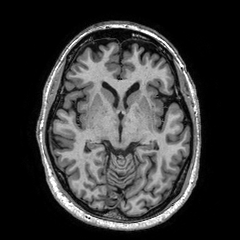
#> input picture data/dataset_brains/1_1_t1.tif, 240 x 240 px
$ python -i segmentation_tests.py   (imports and definitions only)
#> lines starting #> are read from the running program, lines starting #| are printed output that depends on the picture; after the words box and inside, x2 and y2 are one past the last pixel; in counts of white or black regions, pixels touching at a corner belong together
### code/segmentation_util.py
"""
Utility functions for segmentation.
"""

import numpy as np
import matplotlib.pyplot as plt
import matplotlib.cm as cm


# [24 lines left out: function ngradient, not called in this run]


def scatter_data(X, Y, feature0=0, feature1=1, ax=None):
    # scatter_data displays a scatter-plot of at most 1000 samples from dataset X, and gives each point
    # a different color based on its label in Y

    k = 1000
    if len(X) > k:
        idx = np.random.randint(len(X), size=k)
        X = X[idx,:]
        Y = Y[idx]

    class_labels, indices1, indices2 = np.unique(Y, return_index=True, return_inverse=True)
    if ax is None:
        fig = plt.figure(figsize=(8,8))
        ax = fig.add_subplot(111)
        ax.grid()

    colors = cm.rainbow(np.linspace(0, 1, len(class_labels)))
    for i, c in zip(np.arange(len(class_labels)), colors):
        idx2 = indices2 == class_labels[i]
        lbl = 'X, class '+str(i)
        ax.scatter(X[idx2,feature0], X[idx2,feature1], color=c, label=lbl)

    return ax


# [179 lines left out: functions create_dataset, extract_features, create_labels, dice_overlap, dice_multiclass, classification_error, not called in this run]

### code/segmentation_tests.py
"""
Test code for segmentation module in 8DC00 course
"""

# Imports

import numpy as np
import segmentation_util as util
import matplotlib.pyplot as plt
import segmentation as seg
from scipy import ndimage, stats
import scipy
from sklearn.neighbors import KNeighborsClassifier
import timeit
from IPython.display import display, clear_output

plt.rcParams['image.cmap'] = 'gray'


# SECTION 1. Segmentation in feature space

def scatter_data_test(showFigs=True):
#> called with showFigs = True
    I = plt.imread('../data/dataset_brains/1_1_t1.tif')
#> I is the input picture: shape (240, 240); min 0, max 255, mean 55.7
    X1 = I.flatten().T
    X1 = X1.reshape(-1, 1)
    GT = plt.imread('../data/dataset_brains/1_1_gt.tif')
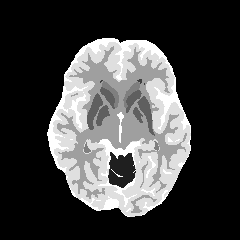
#> input picture data/dataset_brains/1_1_gt.tif, 240 x 240 px
#> GT is the input picture: shape (240, 240); min 0, max 8, mean 2.04
    gt_mask = GT>0
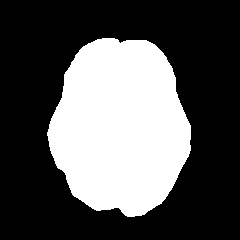
#> gt_mask: shape (240, 240) bool; 33.7% white; 1 white region, box (x1, y1, x2, y2) and area: (47, 38, 191, 217) 19419
    Y = gt_mask.flatten() # labels

    I_blurred = ndimage.gaussian_filter(I, sigma=2)
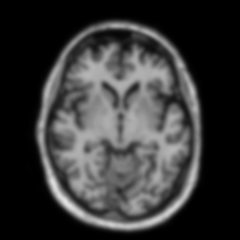
#> I_blurred: shape (240, 240); min 0, max 225, mean 55.1
    X2 = I_blurred.flatten().T
    X2 = X2.reshape(-1, 1)

    X_data = np.concatenate((X1, X2), axis=1)
#> X_data = 57600 pairs, first value 0 to 255, second value 0 to 225
    features = ('T1 intensity', 'T1 gauss 2') # Keep track of features you added
    if showFigs:
        util.scatter_data(X_data,Y,0,1)
#> in scatter_data, `idx = np.random.randint(len(X), size=k)`: idx = 1000 values, max 57569 at index 920, min 63 at index 539, mean 28676.1
#> in scatter_data, `X = X[idx,:]`: X = 1000 pairs, first value 0 to 255, second value 0 to 217
#> in scatter_data, `class_labels, indices1, indices2 = np.unique(Y, return_index=True, ret..`: class_labels = [False, True]; indices1 = [0, 1]; indices2 = 1000 values, max 1 at index 1, min 0 at index 0, mean 0.325
#> (the call stopped at in scatter_data, `fig = plt.figure(figsize=(8,8))`: IPython is not available in this run)

    #------------------------------------------------------------------#
    # Implement a few test cases of with different features
    I_blurred = ndimage.gaussian_filter(I, sigma=10)
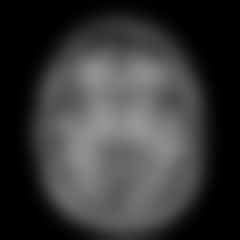
#> I_blurred: shape (240, 240); min 0, max 150, mean 55
    X3 = I_blurred.flatten().T
    X3 = X3.reshape(-1, 1)
    I_blurred = ndimage.gaussian_filter(I, sigma=20)
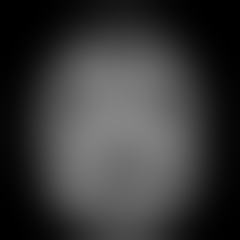
#> I_blurred: shape (240, 240); min 0, max 133, mean 54.9
    X4 = I_blurred.flatten().T
    X4 = X4.reshape(-1, 1)
    X_data = np.concatenate((X1, X2, X3, X4), axis=1)
    if showFigs:
        util.scatter_data(X_data, Y, 0, 1)
#> in scatter_data (call 2), `X = X[idx,:]`: X = 1000 rows, first 6: [0, 0, 8, 36], [94, 116, 116, 106], [0, 0, 0, 5], [119, 114, 103, 80], [0, 0, 0, 8], [17, 33, 84, 80]
#> (the call stopped at in scatter_data, `fig = plt.figure(figsize=(8,8))`: IPython is not available in this run)
    #------------------------------------------------------------------#
    return X_data, Y


# [143 lines left out: functions scatter_t2_test, extract_coordinate_feature_test, feature_stats_test, normalized_stats_test, distance_test, small_samples_distance_test and 2 more, not called in this run]
    #------------------------------------------------------------------#


def funX(X):
    return lambda w: seg.cost_kmeans(X,w)


# [629 lines left out: functions kmeans_demo, kmeans_clustering_test, nn_classifier_test_samples, generate_train_test, easy_hard_data_classifier_test, nn_classifier_test_brains and 12 more, not called in this run]

>>> result = scatter_data_test()
